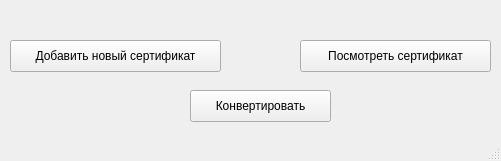
<?xml version="1.0" encoding="UTF-8"?>
<ui version="4.0">
 <class>MainWindow</class>
 <widget class="QMainWindow" name="MainWindow">
  <property name="geometry">
   <rect>
    <x>0</x>
    <y>0</y>
    <width>501</width>
    <height>161</height>
   </rect>
  </property>
  <property name="windowTitle">
   <string>Окно выбора</string>
  </property>
  <widget class="QWidget" name="centralwidget">
   <widget class="QPushButton" name="view_certificate">
    <property name="geometry">
     <rect>
      <x>300</x>
      <y>40</y>
      <width>191</width>
      <height>32</height>
     </rect>
    </property>
    <property name="text">
     <string>Посмотреть сертификат</string>
    </property>
   </widget>
   <widget class="QPushButton" name="add_certificate">
    <property name="geometry">
     <rect>
      <x>10</x>
      <y>40</y>
      <width>211</width>
      <height>32</height>
     </rect>
    </property>
    <property name="text">
     <string>Добавить новый сертификат</string>
    </property>
   </widget>
   <widget class="QPushButton" name="button_convert">
    <property name="geometry">
     <rect>
      <x>190</x>
      <y>90</y>
      <width>141</width>
      <height>32</height>
     </rect>
    </property>
    <property name="text">
     <string>Конвертировать</string>
    </property>
   </widget>
  </widget>
  <widget class="QMenuBar" name="menubar">
   <property name="geometry">
    <rect>
     <x>0</x>
     <y>0</y>
     <width>501</width>
     <height>24</height>
    </rect>
   </property>
  </widget>
  <widget class="QStatusBar" name="statusbar"/>
 </widget>
 <resources/>
 <connections/>
</ui>
